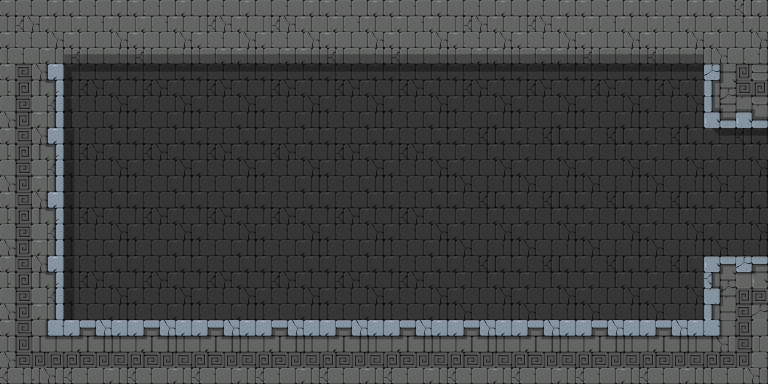

Below is a game level as drawn by its tile map, then a one-line description and the .tmx that defines it (tile-layer data replaced by summaries):
An orthogonal 12x6 tile map with 64x64 px tiles, 4 tile layers (background, foreground, objects, mainlayer) and 5 objects.

<map version="1.0" orientation="orthogonal" width="12" height="6" tilewidth="64" tileheight="64">
 <properties>
  <property name="physicsGravityY" value="-9.81" />
  <property name="physicsSimulationSpeed" value="1.0" />
  <property name="restrictScrollingToMapBoundary" value="YES" />
 </properties>
 <tileset firstgid="1" name="Tileset_Geometry_16x16_256" tilewidth="64" tileheight="64">
  <image source="Tileset_64x64.png" width="512" height="576" />
 </tileset>
 <layer name="background" width="12" height="6">
  <data>[72 cells, 64 non-empty, 7 distinct tile ids]</data>
 </layer>
 <layer name="foreground" width="12" height="6">
  <data>[72 cells, 30 non-empty, 10 distinct tile ids]</data>
 </layer>
 <layer name="objects" width="12" height="6">
  <data>[72 cells, 0 non-empty, 0 distinct tile ids]</data>
 </layer>
 <layer name="mainlayer" width="12" height="6">
  <data>[72 cells, 0 non-empty, 0 distinct tile ids]</data>
 </layer>
 <objectgroup color="#5858a4" draworder="topdown" name="collisions" width="12" height="6">
  <object x="0" y="0" width="768" height="64" />
  <object x="704" y="64" width="64" height="64" />
  <object x="0" y="64" width="64" height="256" />
  <object x="704" y="256" width="64" height="64" />
  <object x="0" y="320" width="768" height="64" />
 </objectgroup>
 <objectgroup draworder="topdown" name="game objects" width="12" height="6" />
</map>
